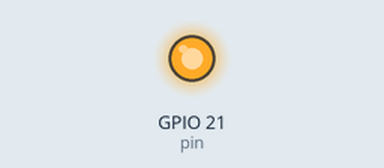
The program below on a simulated Raspberry Pi (BCM pin numbers). Parts: output pins drawn as LEDs (lit = HIGH).

Above: at 0.1 s.
Timing chart, 0 to 1.6 s (numbered marks = the images above):
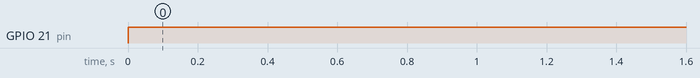

Measured:
- by itself, GPIO 21 (pin): LOW → HIGH at 0.00 s

The program:

fan.py
```python
import os
import RPi.GPIO as gp
from time import sleep

pin = 21

gp.setmode(gp.BCM)
gp.setup(pin,gp.OUT)

try:
    gp.setmode(gp.BCM)
    gp.setup(pin,gp.OUT)
    while True:
        gp.output(pin,gp.HIGH)
        sleep(5)
except KeyboardInterrupt:
    gp.cleanup()
```
